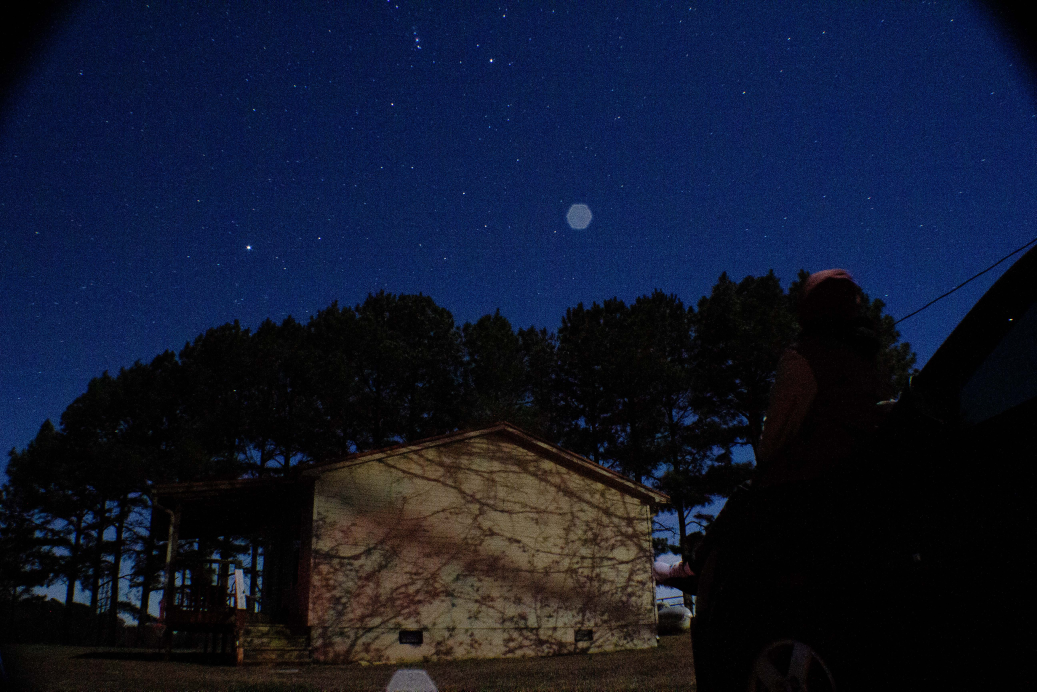
#> input picture attempt2.jpg, 5184 x 3456 px (shown at 1/5 size)
$ python project.py
#> lines starting #> are read from the running program, lines starting #| are printed output that depends on the picture
"""Denoise a grayscale image with eigendecomposition.

Project uses local 'attampt2.jpg' image as test.
"""

from py_compile import main

import numpy as np
import skimage as ski
import matplotlib.pyplot as plt


def image_denoise(matrix: np.ndarray, values: int = 75) -> np.ndarray:
    """Reconstruct an image using its strongest eigencomponents.

    Parameters
    ----------
    matrix : numpy.ndarray
        Input image as a two-dimensional grayscale array or a three-dimensional
        RGB array. Grayscale values should be in the range ``[0, 1]``.
    values : int, default=75
        Number of eigencomponents to retain. Smaller values produce more
        smoothing, while larger values preserve more image detail.

    Returns
    -------
    numpy.ndarray
        Denoised grayscale image with values clipped to the range ``[0, 1]``.
    """
    grayscale = ski.color.rgb2gray(matrix) if matrix.ndim == 3 else matrix
    mean = grayscale.mean(axis=0)
    centered = grayscale - mean

    new_matx = centered.T @ centered
    eigenvalues, eigenvectors = np.linalg.eigh(new_matx)

    order = np.argsort(eigenvalues)[::-1]
    eigenvectors = eigenvectors[:, order[:values]]

    compressed = centered @ eigenvectors @ eigenvectors.T + mean

    return np.clip(compressed, 0, 1)


def main():
    image = ski.io.imread("attempt2.jpg", as_gray=True)
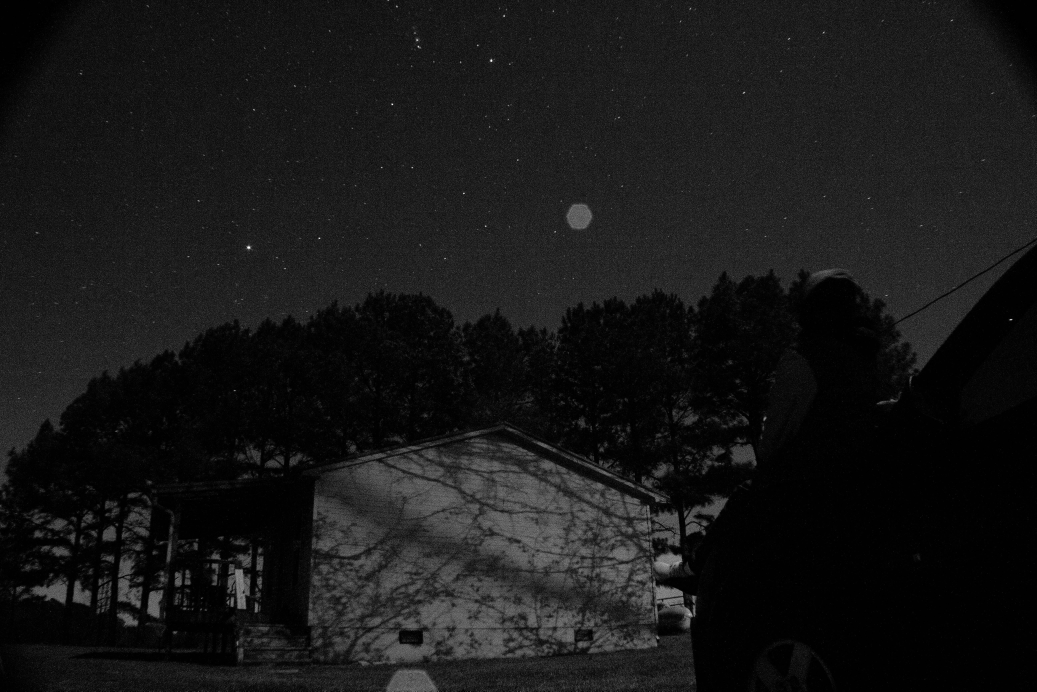
#> image: shape (3456, 5184) float64 (shown at 1/5 size); min 0, max 1, mean 0.0929
    scale = 800 / max(image.shape)
#> scale = 0.154
    if scale < 1:
        image = ski.transform.resize(
            image,
            (round(image.shape[0] * scale), round(image.shape[1] * scale)),
            anti_aliasing=True,
        )
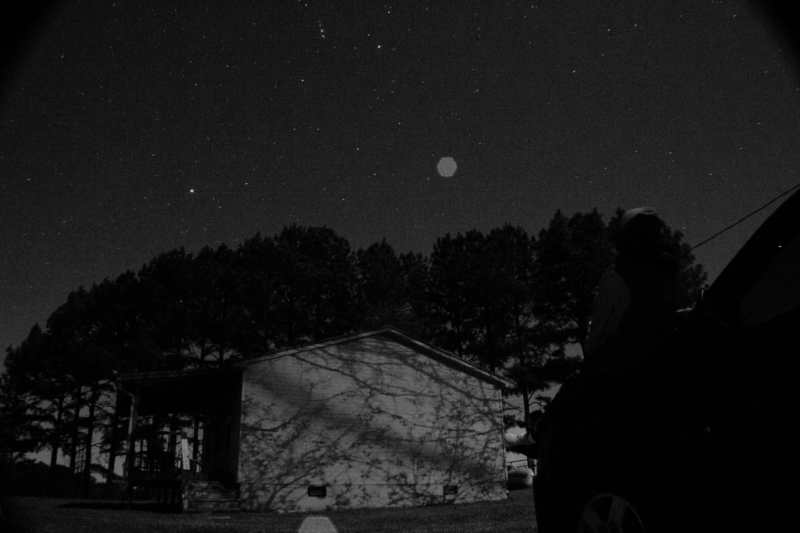
#> image: shape (533, 800) float64; min 0.00115, max 0.814, mean 0.0929
    denoised = image_denoise(image)
#> in image_denoise, `mean = grayscale.mean(axis=0)`: mean = 800 values, max 0.162 at index 408, min 0.033 at index 799, mean 0.0929
#> in image_denoise, `centered = grayscale - mean`:
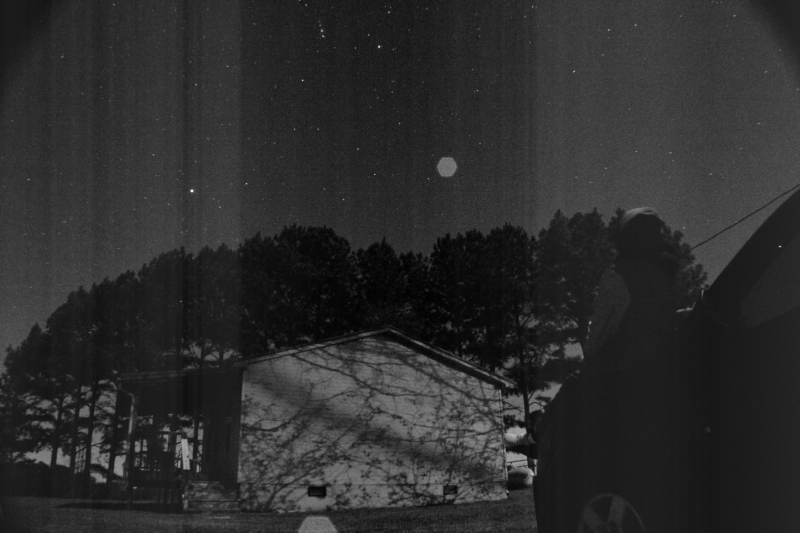
#> centered: shape (533, 800) float64; min -0.155, max 0.724, mean -2.72e-18; drawn with min black and max white
#> in image_denoise, `new_matx = centered.T @ centered`:
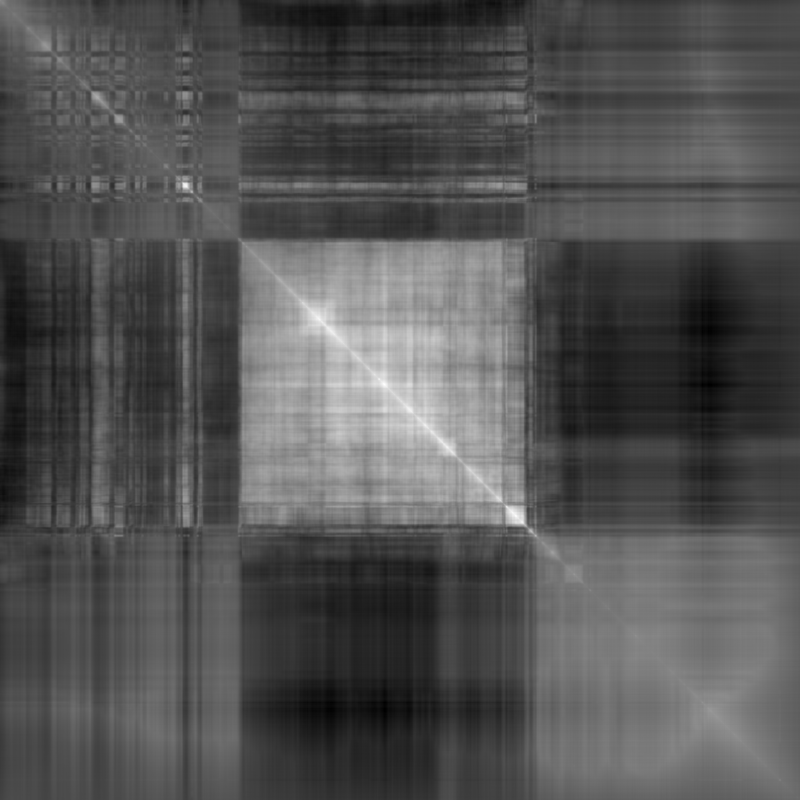
#> new_matx: shape (800, 800) float64; min -2.21, max 5.94, mean 0.456; drawn with min black and max white
#> in image_denoise, `eigenvalues, eigenvectors = np.linalg.eigh(new_matx)`:
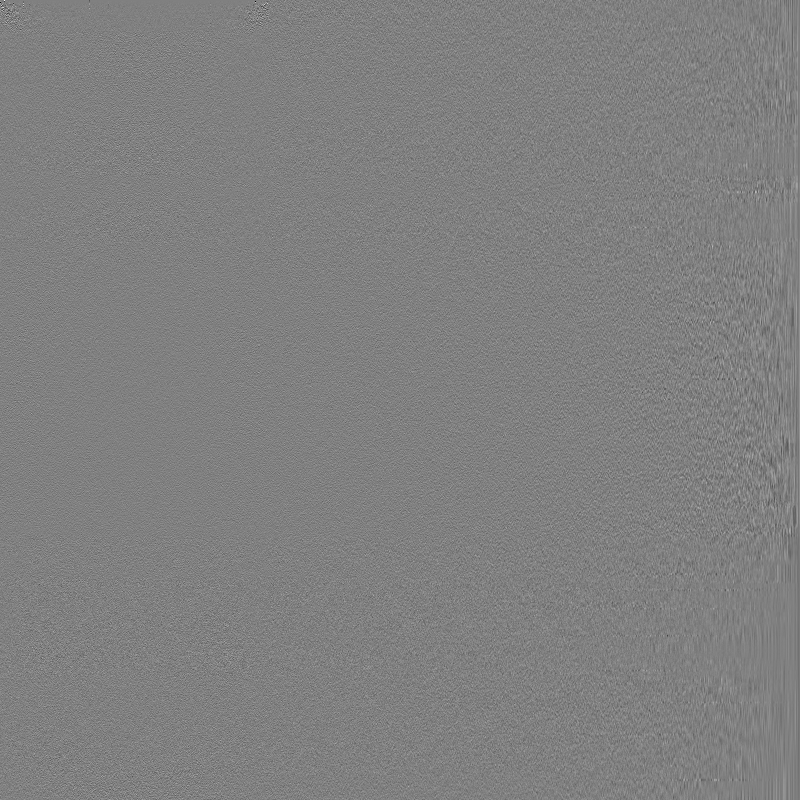
#> eigenvectors: shape (800, 800) float64; min -0.482, max 0.475, mean -1.31e-05; drawn with min black and max white
#> in image_denoise, `eigenvalues, eigenvectors = np.linalg.eigh(new_matx)`: eigenvalues = 800 values from -4.14e-14 to 920.1
#> in image_denoise, `order = np.argsort(eigenvalues)[::-1]`: order = 800 values, max 799 at index 0, min 0 at index 799, mean 399.5
#> in image_denoise, `eigenvectors = eigenvectors[:, order[:values]]`:
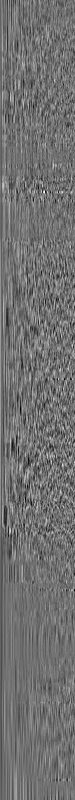
#> eigenvectors: shape (800, 75) float64; min -0.176, max 0.22, mean -0.000191; drawn with min black and max white
#> in image_denoise, `compressed = centered @ eigenvectors @ eigenvectors.T + mean`:
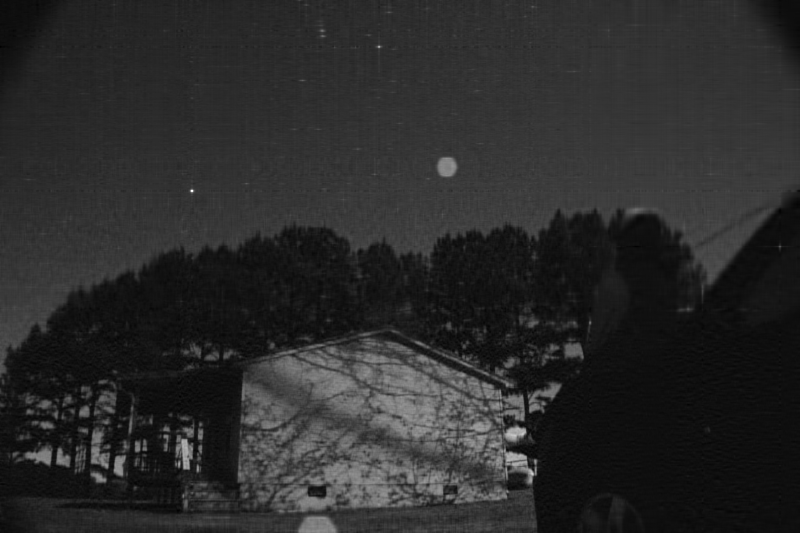
#> compressed: shape (533, 800) float64; min -0.0415, max 0.754, mean 0.0929; drawn with min black and max white

    figure, axes = plt.subplots(1, 2, figsize=(15, 5))
    axes[0].imshow(image, cmap="gray")
    axes[0].set_title("Original")
    axes[1].imshow(denoised, cmap="gray")
    axes[1].set_title("Denoised")

    for axis in axes:
        axis.axis("off")

    figure.tight_layout()
    figure.savefig("denoising_results.png", dpi=150)
    print("Saved denoising_results.png")


if __name__ == "__main__":
    main()
